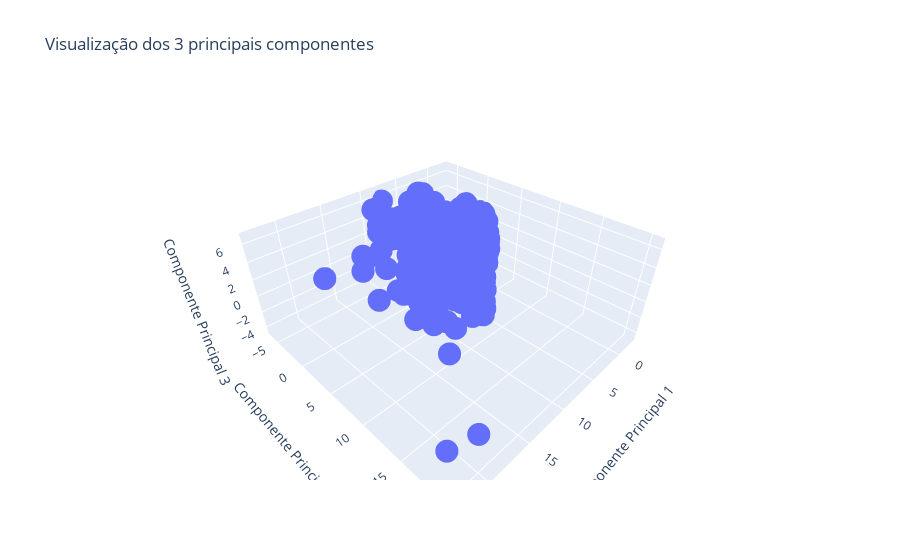

Here is the notebook cell this chart was saved with:
### Code cell
import plotly.express as px

# Criar o gráfico 3D
fig = px.scatter_3d(df_pca, x='PC1', y='PC2', z='PC3', 
                     title='Visualização dos 3 principais componentes',
                     labels={'PC1': 'Componente Principal 1', 
                             'PC2': 'Componente Principal 2', 
                             'PC3': 'Componente Principal 3'})

# Exibir o gráfico
fig.show()

### Figure 1 — Plotly figure (JSON) as saved in the notebook; plotly's stock layout.template omitted (floating-point values rounded to 4 significant figures; data arrays with more than 128 entries replaced by an {"elided": "..."} marker saying what was removed)
{"data": [{"hovertemplate": "Componente Principal 1=%{x}<br>Componente Principal 2=%{y}<br>Componente Principal 3=%{z}<extra></extra>", "legendgroup": "", "marker": {"color": "#636efa", "symbol": "circle"}, "mode": "markers", "name": "", "scene": "scene", "showlegend": false, "type": "scatter3d", "x": {"elided": "8104 float values"}, "y": {"elided": "8104 float values"}, "z": {"elided": "8104 float values"}}], "layout": {"legend": {"tracegroupgap": 0}, "scene": {"domain": {"x": [0, 1], "y": [0, 1]}, "xaxis": {"title": {"text": "Componente Principal 1"}}, "yaxis": {"title": {"text": "Componente Principal 2"}}, "zaxis": {"title": {"text": "Componente Principal 3"}}}, "title": {"text": "Visualização dos 3 principais componentes"}}}
